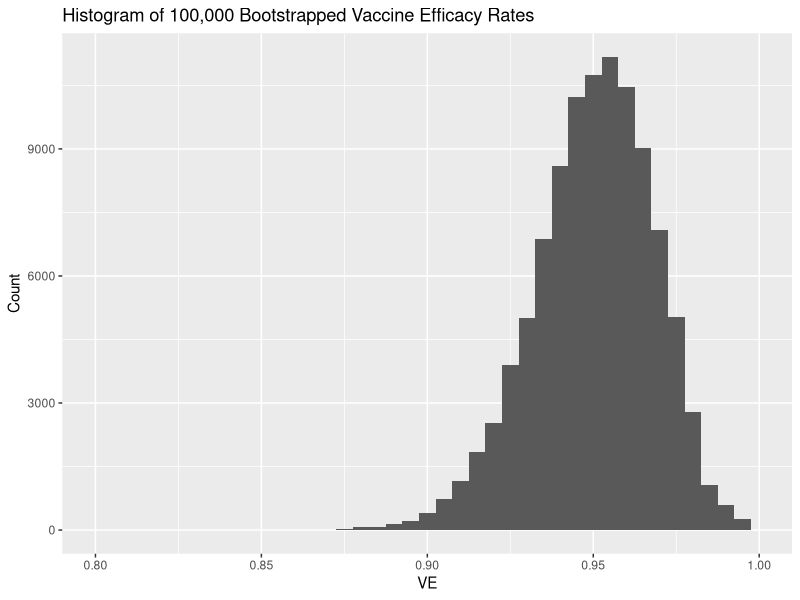

The R source for this figure:
## ---- chunk 1
# Requirements
library(ggplot2)
library(dplyr)
set.seed(342)

# Data from study
n <- 17411
m <- 17511
pi_v_hat <- 8/n
pi_p_hat <- 162/m

# Helper function to compute psi from bootstrapped data
get_efficacy <- function(x_bar, y_bar) {
  1 - (x_bar / y_bar)
}

# Number of trials, B
B <- 100000
# Vaccine efficacy psi for our dataset
psi <- get_efficacy(pi_v_hat, pi_p_hat)

# Run bootstrap
boot_sim <- lapply(1:B, FUN = function(i){ 
    # generate a re-sample from known distribution
    x_bar = rbinom(1, n, pi_v_hat) / n
    y_bar = rbinom(1, m, pi_p_hat) / m
    
    #calculate bootstrapped efficacy and return value as dataframe
    psi_bootstrapped = get_efficacy(x_bar, y_bar)
    data.frame(psi_bootstrapped)
   })

boot_sim_psi <- do.call(rbind, boot_sim)

#write code to create a bootstrapped sampling distribution and save the #figure to an object called p1 and display it in part i. below by typing 
#p1 in a code chunk that is not echoed

p1 <- ggplot(data=boot_sim_psi, 
       mapping = aes(psi_bootstrapped))+
  geom_histogram(binwidth =0.01)+
  labs(title="Histogram of 100,000 Bootstrapped Vaccine Efficacy Rates",x="VE",y="Count")+
  xlim(0, 1)


p2 <- ggplot(data=boot_sim_psi, 
       mapping = aes(psi_bootstrapped))+
  geom_histogram(binwidth =0.005)+
  labs(title="Histogram of 100,000 Bootstrapped Vaccine Efficacy Rates",x="VE",y="Count")+
  xlim(0.8, 1)

p2

# Center of bootstrapped confidence interval for psi
bootstrapped_center <-mean(boot_sim_psi$psi_bootstrapped)

# Compute Bootstrap confidence interval
# Percentile method
percentile_method<-boot_sim_psi %>% summarize(lower = quantile(psi_bootstrapped,.025),
                      upper = quantile(psi_bootstrapped, .975))
percentile_method # See output

# Standard bootstrap method
standard_bootstrap<-boot_sim_psi %>% summarise(boot_mean=mean(psi_bootstrapped),
                          boot_se = sd(psi_bootstrapped),
                          bias = boot_mean-psi,
                          lower = psi + qnorm(p=0.025) * boot_se,
                          upper = psi - qnorm(p=0.025) * boot_se)

standard_bootstrap # See output

summary_table <- matrix(c(percentile_method$lower,percentile_method$upper,standard_bootstrap$lower,standard_bootstrap$upper),ncol=2,byrow=TRUE)
colnames(summary_table) <- c("Lower","Upper")
rownames(summary_table) <- c("Percentile Method","Standard Bootstrap")
summary_table <- as.table(summary_table)
summary_table
## ---- chunk 2

pi_ci <- qbeta(p=c(0.025,0.975), 8.700102, 163)


upper_ci_prior1 <- (1-2*pi_ci[1])/(1-pi_ci[1])
lower_ci_prior1 <- (1-2*pi_ci[2])/(1-pi_ci[2])
## ---- chunk 3
pi_ci_3 <- qbeta(p=c(0.025,0.975), 1, 1)
pi_ci_3
## ---- chunk 4
pi_ci2 <- qbeta(p=c(0.025,0.975), 9, 163)

upper_ci_prior2 <- (1-2*pi_ci2[1])/(1-pi_ci2[1])
lower_ci_prior2 <- (1-2*pi_ci2[2])/(1-pi_ci2[2])
upper_ci_prior2
lower_ci_prior2
## ---- chunk 5
t <- 8
psi <- 77/81
second_deriv <- ((t * (-3 + 2 * psi))/((2 - 3 * psi + psi ** 2) ** 2)) + ((170 - t) / ((2 - psi) ** 2))
## ---- chunk 6
t = 8
likelihood_fn <- function(p) {
  log(choose(170, t)) + t * log((1 - p)/(2 - p)) + (170 - t) * log(1/(2 - p))
}
likelihood_fn(77/81)
likelihood_fn(0)
likelihood_fn(1)
## ---- chunk 7
t <- 8
psi <- 77/81
second_deriv <- ((t * (-3 + 2 * psi))/((2 - 3 * psi + psi ** 2) ** 2)) + ((170 - t) / ((2 - psi) ** 2))
lo <- psi + qnorm(0.05/2) * sqrt(1 / (-second_deriv))
hi <- psi - qnorm(0.05/2) * sqrt(1 / (-second_deriv))
lo
hi
## ---- chunk 8
posterior_median_pi <- qbeta(0.5, 8.700102, 163)
posterior_median_pi

(1-0.04893234*2)/(1-0.04893234)
